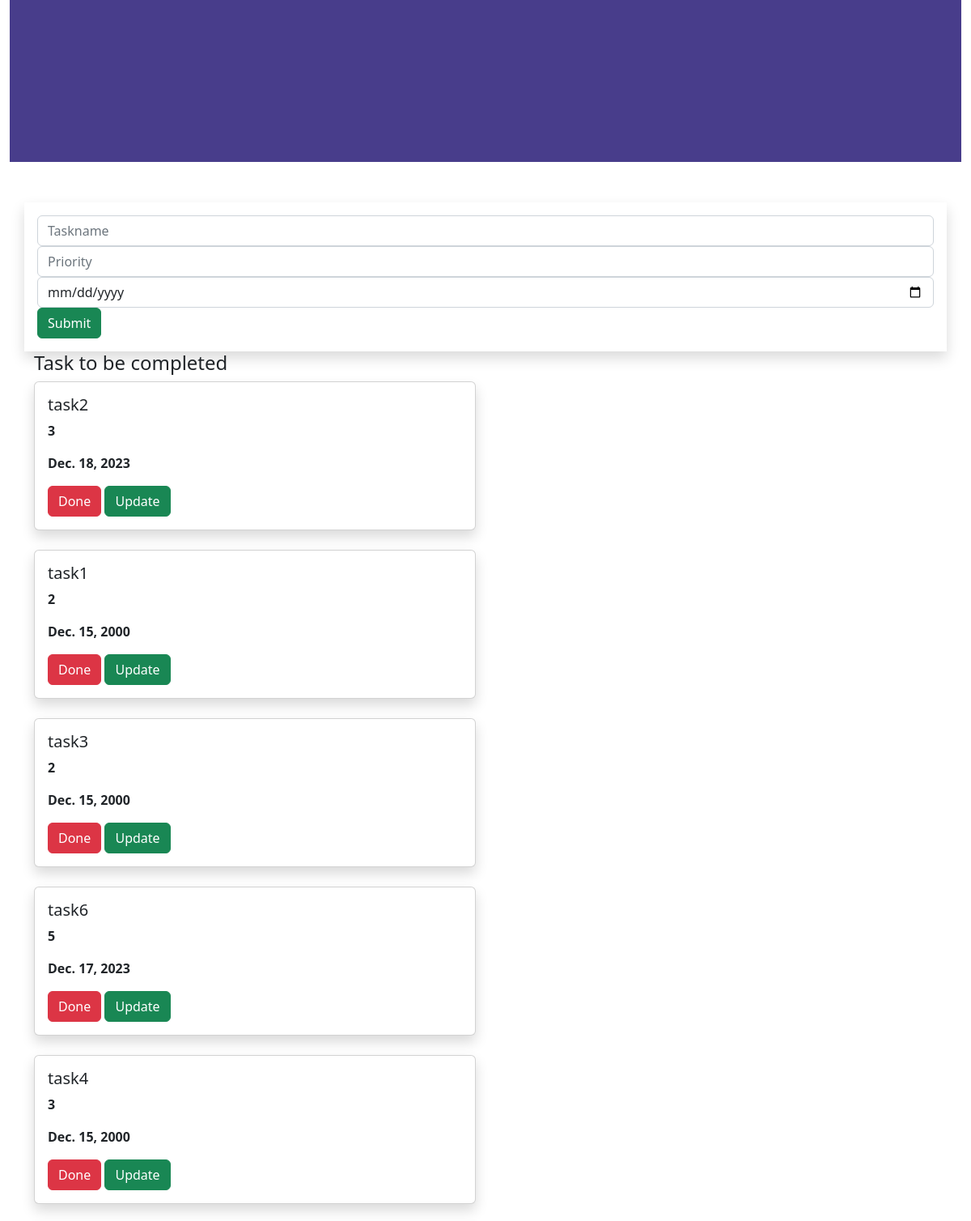
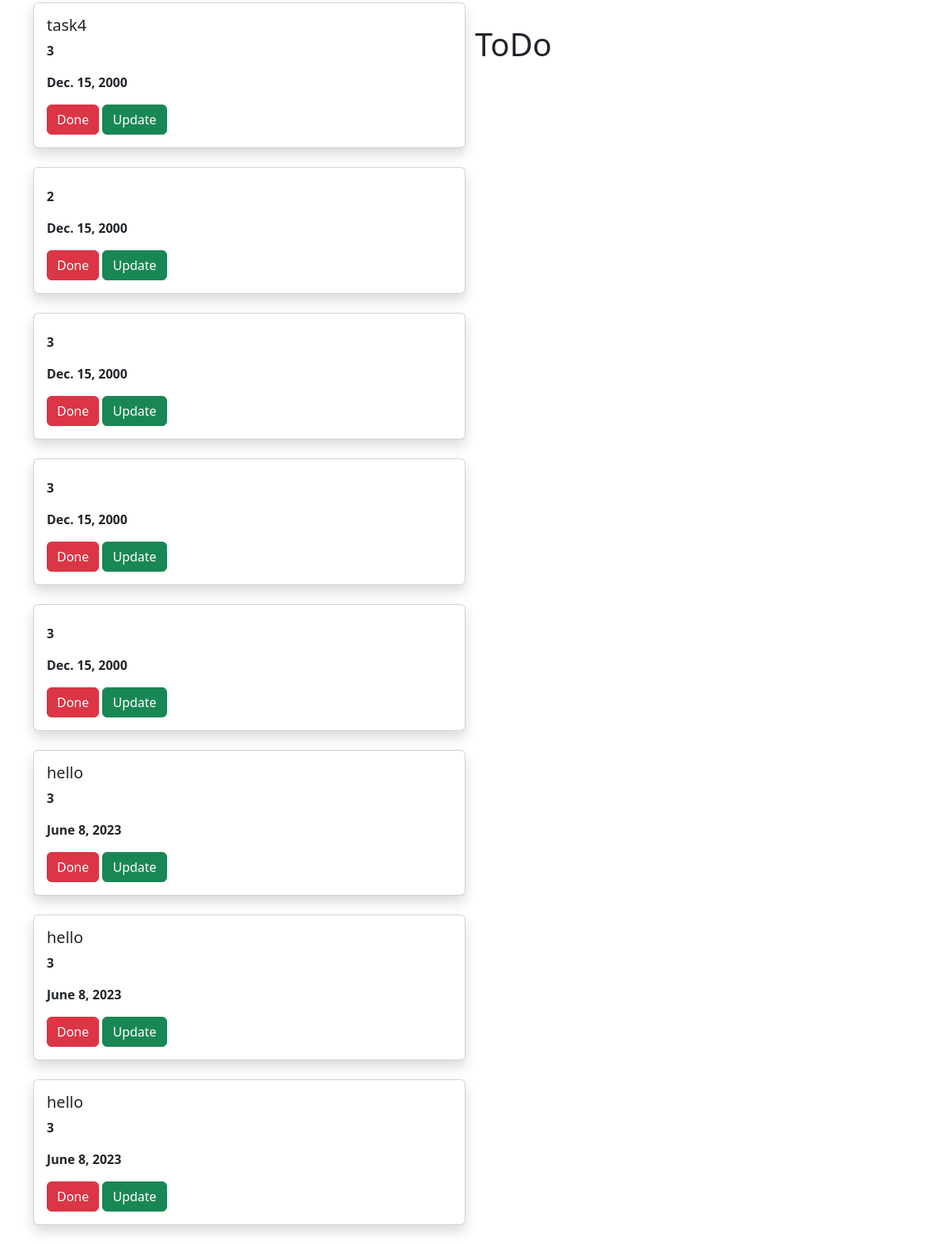
The page / on the database its author committed (2 pictures, top to bottom).
### todoapp/models.py (models this page shows, shortened)
class Task(models.Model):
    name=models.CharField(max_length=250)
    priority=models.IntegerField()
    date=models.DateField()

### todoapp/views.py (the view)
# urls.py: path('',views.add,name='add'),
def add(request):
    task1 = Task.objects.all()
    if request.method=='POST':
        name=request.POST.get('task','')
        priority=request.POST.get('priority','')
        date=request.POST.get('date','')
        task=Task(name=name,priority=priority,date=date)
        task.save()
    return render(request,'home.html',{'task1':task1})

### templates/home.html (shortened to what this page needs)
{% extends 'base.html' %}
{% block content %}
<div class="container-fluid">
    <div class="row">
        <div class="col-md-12">
            <div class="banner">
                <div class="banner-text">
                    <h1>ToDo</h1>
                </div>
            </div>
        </div>
    </div>
</div>
<div class="container">
    <div class="row">
           <form method="POST" class="p-3 shadow">
            <div class="form-group">
    <input type="text" class="form-control" name="task" placeholder="Taskname">
</div>
<div class="form-group">
    <input type="text" class="form-control" name="priority" placeholder="Priority">
</div>
<div class="form-group">
    <input type="date" class="form-control" name="date" placeholder="Enter Date">
</div>
  <input type="submit" class="btn btn-success">
</form>
        <div class="col-md-6">
            <h4>Task to be completed</h4>
            {% for i in task1 %}
            <div class="shadow card">
                <div class="card-body"><h5 class="card-title">{{i.name}}</h5>
                    <p><b>{{i.priority}}</b></p>
                    <p><b>{{i.date}}</b></p>
                    <a class="btn btn-danger" href="{% url 'delete' i.id %}">Done</a>
                    <a class="btn btn-success" href="{% url 'update' i.id %}">Update</a>
</div>      </div>
            <br>
            {% endfor %}
        </div>
  </div>
</div>
{% endblock %}

### templates/base.html (shortened to what this page needs)
{% load static %}
<!DOCTYPE html>
<html lang="en">
<head>
    <link rel="stylesheet" href="https://cdn.jsdelivr.net/npm/bootstrap@5.2.3/dist/css/bootstrap.min.css">
    <link rel="stylesheet" href="{% static 'style.css' %}">
</head>
<body>
{% block content %}
{% endblock %}
</body>
</html>

### static/style.css (style rules this page uses)
.banner { background-color: darkslateblue; width :100%; height:200px; margin-bottom:50px; }
.banner-text { top:50%; left:50%; position:absolute; transform:transform; }

### rows shown on the page
Task: name "task2", priority "3", date "Dec. 18, 2023"
Task: name "task1", priority "2", date "Dec. 15, 2000"
Task: name "task3", priority "2", date "Dec. 15, 2000"
Task: name "task6", priority "5", date "Dec. 17, 2023"
Task: name "task4", priority "3", date "Dec. 15, 2000"
Task: name "task4", priority "3", date "Dec. 15, 2000"
Task: priority "2", date "Dec. 15, 2000"
Task: priority "3", date "Dec. 15, 2000"
Task: priority "3", date "Dec. 15, 2000"
Task: priority "3", date "Dec. 15, 2000"
Task: name "hello", priority "3", date "June 8, 2023"
Task: name "hello", priority "3", date "June 8, 2023"
Task: name "hello", priority "3", date "June 8, 2023"
